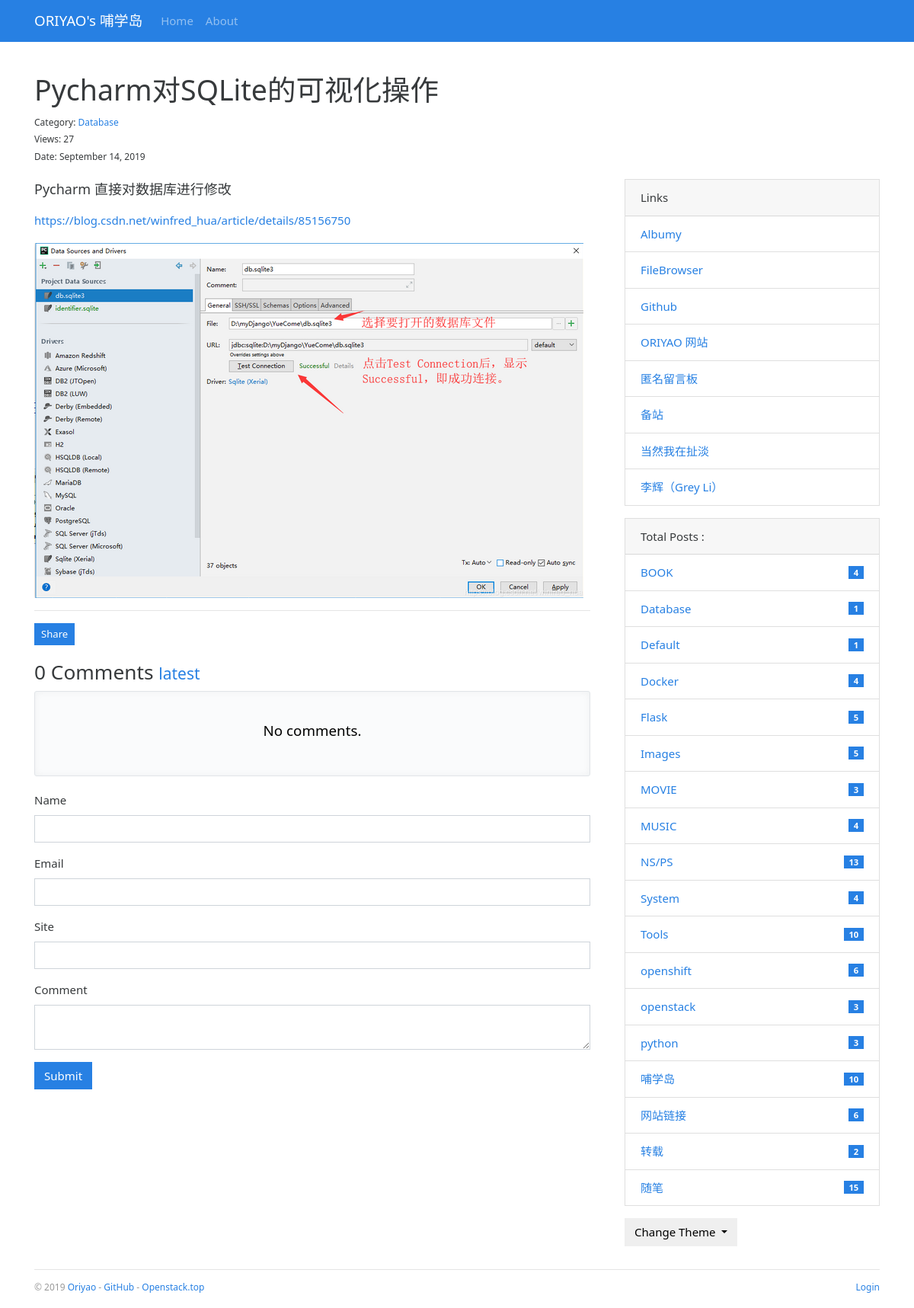
Screenshot of /post/3 with the database file from the repository.
### bluelog/models.py (models this page shows, shortened)
class Admin(db.Model, UserMixin):
    id = db.Column(db.Integer, primary_key=True)
    username = db.Column(db.String(20))
    password_hash = db.Column(db.String(128))
    blog_title = db.Column(db.String(60))
    blog_sub_title = db.Column(db.String(100))
    name = db.Column(db.String(30))
    about = db.Column(db.Text)

class Post(db.Model):
    id = db.Column(db.Integer, primary_key=True)
    title = db.Column(db.String(60))
    body = db.Column(db.Text)
    views = db.Column(db.Integer,default=0)
    timestamp = db.Column(db.DateTime, default=datetime.utcnow, index=True)
    can_comment = db.Column(db.Boolean, default=True)
    category_id = db.Column(db.Integer, db.ForeignKey('category.id'))
    category = db.relationship('Category', back_populates='posts')
    comments = db.relationship('Comment', back_populates='post', cascade='all, delete-orphan')

class Category(db.Model):
    id = db.Column(db.Integer, primary_key=True)
    name = db.Column(db.String(30), unique=True)
    posts = db.relationship('Post', back_populates='category')

class Link(db.Model):
    id = db.Column(db.Integer, primary_key=True)
    name = db.Column(db.String(30))
    url = db.Column(db.String(255))

### bluelog/blueprints/blog.py (the view, shortened to what this page needs)
@blog_bp.route('/post/<int:post_id>', methods=['GET', 'POST'])
def show_post(post_id):
    post = Post.query.get_or_404(post_id)
    if post.views is None:
        post.views = 0
        current_app.logger.info( request.remote_addr + ' :First View:' + str(post.id) +str(post.title))
    post.views = post.views +1
    db.session.commit()
    current_app.logger.info( request.remote_addr + ' :访问文章:' + str(post.id) +str(post.title))
    page = request.args.get('page', 1, type=int)
    per_page = current_app.config['BLUELOG_COMMENT_PER_PAGE']
    pagination = Comment.query.with_parent(post).filter_by(reviewed=True).order_by(Comment.timestamp.asc()).paginate(
        page, per_page)
    comments = pagination.items
    if current_user.is_authenticated:
        form = AdminCommentForm()
        form.author.data = current_user.name
        form.email.data = current_app.config['BLUELOG_EMAIL']
        form.site.data = url_for('.index')
        from_admin = True
        reviewed = True
    else:
        form = CommentForm()
        from_admin = False
        reviewed = True
    return render_template('blog/post.html', post=post, pagination=pagination, form=form, comments=comments)

### bluelog/forms.py
class CommentForm(FlaskForm):
    author = StringField('Name', validators=[DataRequired(), Length(1, 30)])
    email = StringField('Email', validators=[DataRequired(), Email(), Length(1, 254)])
    site = StringField('Site', validators=[Optional(), URL(), Length(0, 255)])
    body = TextAreaField('Comment', validators=[DataRequired()])
    submit = SubmitField()

### bluelog/__init__.py (called while the page is built)
def register_template_context(app):
    @app.context_processor
    def make_template_context():
        admin = Admin.query.first()
        categories = Category.query.order_by(Category.name).all()
        links = Link.query.order_by(Link.name).all()
        if current_user.is_authenticated:
            unread_comments = Comment.query.filter_by(reviewed=False).count()
        else:
            unread_comments = None
        return dict(
            admin=admin, categories=categories,
            links=links, unread_comments=unread_comments)

def register_request_handlers(app):
    @app.after_request
    def query_profiler(response):
        for q in get_debug_queries():
            if q.duration >= app.config['BLUELOG_SLOW_QUERY_THRESHOLD']:
                app.logger.warning(
                    'Slow query: Duration: %fs\n Context: %s\nQuery: %s\n '
                    % (q.duration, q.context, q.statement)
                )
        return response

### bluelog/templates/blog/post.html (shortened to what this page needs)
{% extends 'base.html' %}
{% from 'bootstrap/form.html' import render_form %}
{% from 'bootstrap/pagination.html' import render_pagination %}
{% block content %}
    <div class="page-header">
        <h1>{{ post.title }}
        </h1>
        <small>
            Category: <a
                href="{{ url_for('.show_category', category_id=post.category.id) }}">{{ post.category.name }}</a><br>
            Views: {{ post.views }} <br>
            Date: {{ moment(post.timestamp).format('LL') }}
        </small>
    </div>
    <div class="row">
        <div class="col-sm-8">
            {{ post.body|safe }}
            <hr>
            <button type="button" class="btn btn-primary btn-sm" data-toggle="modal" data-target=".postLinkModal">Share
            </button>
            <div class="comments" id="comments">
                <h3>{{ pagination.total }} Comments
                    <small>
                        <a href="{{ url_for('.show_post', post_id=post.id, page=pagination.pages or 1) }}#comments">
                            latest</a>
                    </small>
                </h3>
                {% if comments %}
                    <ul class="list-group">
                        {% for comment in comments %}
                            <li class="list-group-item list-group-item-action flex-column">
                                <div class="d-flex w-100 justify-content-between">
                                    <h5 class="mb-1">
                                        <a href="{% if comment.site %}{{ comment.site }}{% else %}#{% endif %}"
                                           target="_blank">
                                            {% if comment.from_admin %}
                                                {{ admin.name }}
                                            {% else %}
                                                {{ comment.author }}
                                            {% endif %}
                                        </a>
                                        {% if comment.from_admin %}
                                            <span class="badge badge-primary">Author</span>{% endif %}
                                        {% if comment.replied %}<span class="badge badge-light">Reply</span>{% endif %}
                                    </h5>
                                    <small data-toggle="tooltip" data-placement="top" data-delay="500"
                                           data-timestamp="{{ comment.timestamp.strftime('%Y-%m-%dT%H:%M:%SZ') }}">
                                        {{ moment(comment.timestamp).fromNow() }}
                                    </small>
                                </div>
                                {% if comment.replied %}
                                    <p class="alert alert-dark reply-body">{{ comment.replied.author }}:
                                        <br>{{ comment.replied.body }}
                                    </p>
                                {%- endif -%}
                                <p class="mb-1">{{ comment.body }}</p>
                                <div class="float-right">
                                    <a class="btn btn-light btn-sm"
                                       href="{{ url_for('.reply_comment', comment_id=comment.id) }}">Reply</a>
                                    {% if current_user.is_authenticated %}
                                        <a class="btn btn-light btn-sm" href="mailto:{{ comment.email }}">Email</a>
                                        <form class="inline" method="post"
                                              action="{{ url_for('admin.delete_comment', comment_id=comment.id, next=request.full_path) }}">
                                            <input type="hidden" name="csrf_token" value="{{ csrf_token() }}"/>
                                            <button type="submit" class="btn btn-danger btn-sm"
                                                    onclick="return confirm('Are you sure?');">Delete
                                            </button>
                                        </form>
                                    {% endif %}
                                </div>
                            </li>
                        {% endfor %}
                    </ul>
                {% else %}
                    <div class="tip"><h5>No comments.</h5></div>
                {% endif %}
            </div>
            {% if post.can_comment %}
                <div id="comment-form">
                    {{ render_form(form, action=request.full_path) }}
                </div>
            {% else %}
                <div class="tip"><h5>Comment disabled.</h5></div>
            {% endif %}
        </div>
        <div class="col-sm-4 sidebar">
            {% include "blog/_sidebar.html" %}
        </div>
    </div>
{% endblock %}

### bluelog/templates/base.html (shortened to what this page needs)
{% from 'bootstrap/nav.html' import render_nav_item %}
<!DOCTYPE html>
<html lang="en">
<head>
    {% block head %}
        <link rel="stylesheet"
              href="{{ url_for('static', filename='css/%s.min.css' % request.cookies.get('theme', 'perfect_blue')) }}"
              type="text/css">
        <link rel="stylesheet" href="{{ url_for('static', filename='css/style.css') }}" type="text/css">
    {% endblock head %}
</head>
<body>
{% block nav %}
    <nav class="navbar navbar-expand-lg navbar-dark bg-primary">
        <div class="container">
            <a class="navbar-brand" href="{{ url_for('blog.index') }}">{{ admin.blog_title }}</a>
            <div class="collapse navbar-collapse" id="navbarColor01">
                <ul class="navbar-nav mr-auto">
                    {{ render_nav_item('blog.index', 'Home') }}
                    {{ render_nav_item('blog.about', 'About') }}
                </ul>
            </div>
        </div>
    </nav>
{% endblock nav %}
<main class="container">
    {% block content %}{% endblock content %}
    {% block footer %}
        <footer>
            <p class="float-left">
                <small> &copy; 2019 <a href="http://oriyao.com/" title="Written by oriyao">Oriyao</a> -
                    <a href="https://github.com/oriyao" title="Fork me on GitHub">GitHub</a> -
                    <a href="http://openstack.top/" title="A pkm project">Openstack.top</a>
                </small>
            </p>
            <p class="float-right">
                <small>
                    {% if current_user.is_authenticated %}
                        <a href="{{ url_for('auth.logout', next=request.full_path) }}">Logout</a>
                    {% else %}
                        <a href="{{ url_for('auth.login', next=request.full_path) }}">Login</a>
                    {% endif %}
                </small>
            </p>
        </footer>
    {% endblock footer %}
</main>
</body>
</html>

### bluelog/templates/blog/_sidebar.html (shortened to what this page needs)
{% if links %}
    <div class="card mb-3">
        <div class="card-header">Links</div>
        <ul class="list-group list-group-flush">
            {% for link in links %}
                <li class="list-group-item  list-group-item-action d-flex justify-content-between align-items-center">
                    <a href="{{ link.url }}" target="_blank">{{ link.name }}</a>
                </li>
            {% endfor %}
        </ul>
    </div>
{% endif %}
{% if categories %}
    <div class="card mb-3">
        <div class="card-header"> Total Posts :  {{ totalposts }}</div>
        <ul class="list-group list-group-flush">
            {% for category in categories %}
                <li class="list-group-item  list-group-item-action d-flex justify-content-between align-items-center">
                    <a href="{{ url_for('blog.show_category', category_id=category.id) }}">
                        {{ category.name }}
                    </a>
                    <span class="badge badge-primary badge-pill"> {{ category.posts|length }}</span>
                </li>
            {% endfor %}
        </ul>
    </div>
{% endif %}
<div class="dropdown">
    <button class="btn btn-default dropdown-toggle" type="button" id="dropdownMenuButton"
            data-toggle="dropdown" aria-haspopup="true" aria-expanded="false">
        Change Theme
    </button>
</div>

### bluelog/static/css/style.css (style rules this page uses)
nav { margin-bottom: 20px; }
img { max-width: 100%; height: auto !important; }
.page-header { padding-top: 20px; padding-bottom: 20px; }
.comments { margin: 20px 0; }
.sidebar { padding-left: 30px; }
footer { margin-top: 30px; padding: 10px 0 40px; color: #999; border-top: 1px solid #e5e5e5; }
.tip { color: black !important; position: relative; padding: 40px; text-align: center; background-color: #fafbfc; border: 1px solid #e1e4e8; border-radius: 3px; box-shadow: inset 0 0 10px rgba(27, 31, 35, 0.05); }

### rows the page displays
Admin: blog_title "ORIYAO's 哺学岛"
Post: title "Pycharm对SQLite的可视化操作", views "27", timestamp "September 14, 2019", body "Pycharm 直接对数据库进行修改 https://blog.csdn.net/winfred_hua/article/details/85156750", body (picture)
Category: category.name "Database", name "Database", posts|length "1"
Link: name "Albumy"
Link: name "FileBrowser"
Link: name "Github"
Link: name "ORIYAO 网站"
Link: name "匿名留言板"
Link: name "备站"
Link: name "当然我在扯淡"
Link: name "李辉（Grey Li）"
Category: name "BOOK", posts|length "4"
Category: name "Default", posts|length "1"
Category: name "Docker", posts|length "4"
Category: name "Flask", posts|length "5"
Category: name "Images", posts|length "5"
Category: name "MOVIE", posts|length "3"
Category: name "MUSIC", posts|length "4"
Category: name "NS/PS", posts|length "13"
Category: name "System", posts|length "4"
Category: name "Tools", posts|length "10"
Category: name "openshift", posts|length "6"
Category: name "openstack", posts|length "3"
Category: name "python", posts|length "3"
Category: name "哺学岛", posts|length "10"
Category: name "网站链接", posts|length "6"
Category: name "转载", posts|length "2"
Category: name "随笔", posts|length "15"

### other values shown
{{ render_nav_item('blog.index', 'Home') }} "Home"
{{ render_nav_item('blog.about', 'About') }} "About"
{{ pagination.total }} "0"
